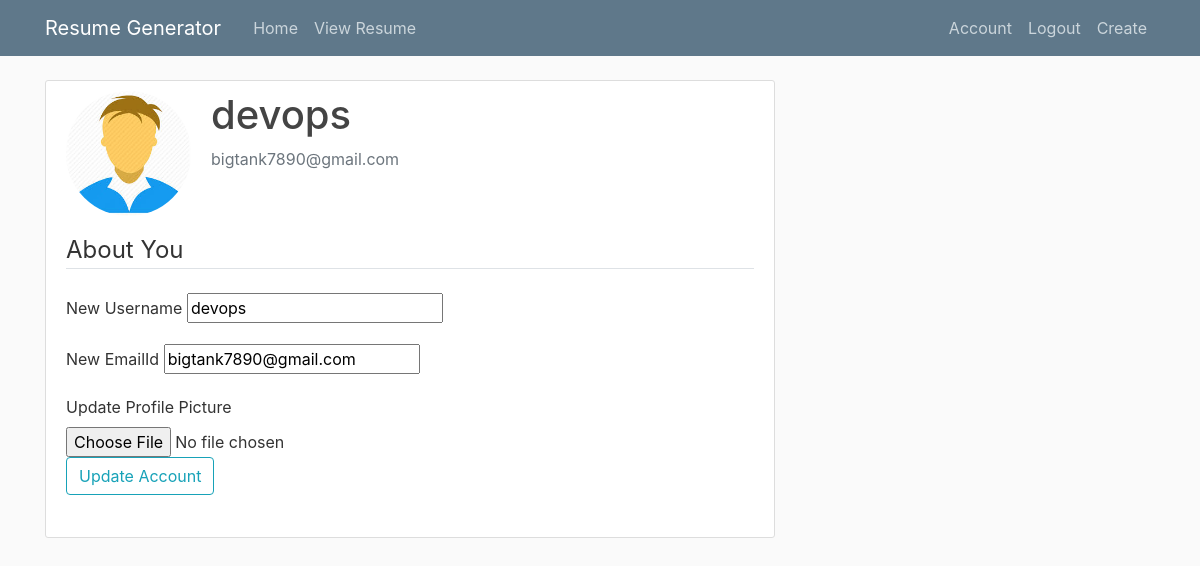
Page /accounts (signed in) on the earlier database version.
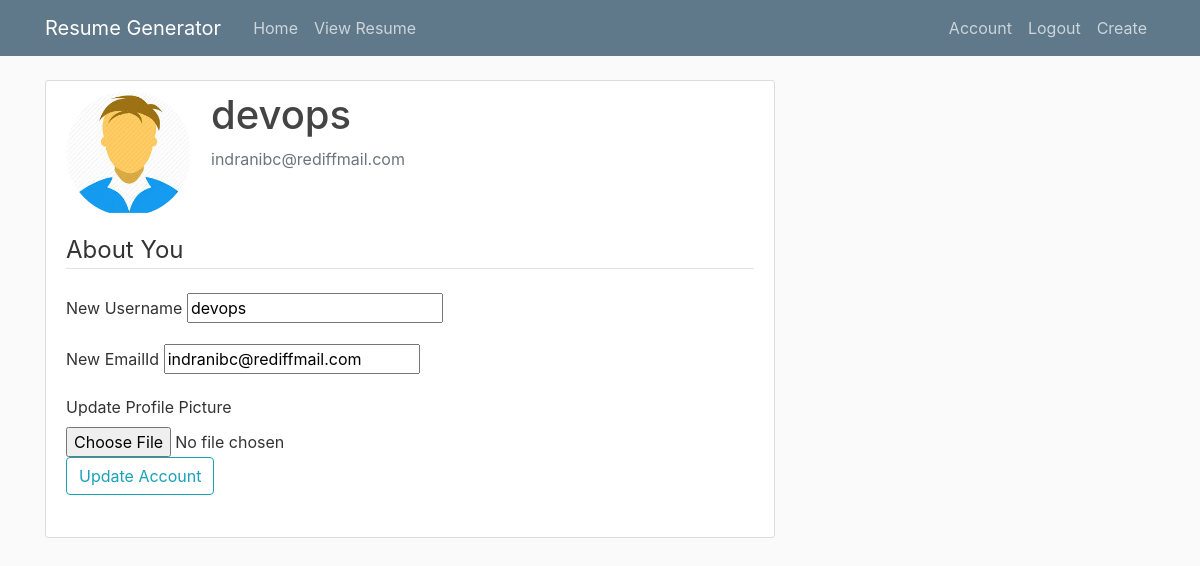
Same page on the later database version.
### resume/models.py (models this page shows, shortened)
class user(db.Model,UserMixin):
    id = db.Column(db.Integer, primary_key=True)
    username = db.Column(db.String(20),unique=True,nullable=False)
    email = db.Column(db.String(120),unique=True,nullable=False)
    image_file = db.Column(db.String(20),nullable=False,default='default.jpg')
    password =  db.Column(db.String(60),nullable=False)
    education = db.relationship('education',backref='edu',lazy=True)
    experience = db.relationship('experience',backref='exp',lazy=True)
    projects = db.relationship('projects',backref='pro',lazy=True)
    userdetails = db.relationship('userdetails',backref='details',lazy=True)
    skills = db.relationship('skills',backref='skill',lazy=True)
    achievements = db.relationship('achievements',backref='ach',lazy=True)

### resume/routes.py (the view)
@app.route("/accounts",methods=['GET','POST'])
@login_required          #checks if user logged in or not and then allows access
def accounts():
    form= account()
    if form.validate_on_submit():
        if form.picture.data:
            pic_file = save_picture(form.picture.data)
            current_user.picture = pic_file
        current_user.username = form.new_username.data
        current_user.email = form.new_email.data  # Update current user values
        db.session.commit()
        flash("Your Account has been updated","success")
        return redirect(url_for("accounts"))
    elif request.method == 'GET':
        form.new_username.data = current_user.username
        form.new_email.data = current_user.email
    image_file = url_for('static',filename='profiles/'+ current_user.image_file)
    return render_template("account.html",title="Account",image_file=image_file,form=form)

### resume/forms.py (shortened to what this page needs)
class account(FlaskForm):
    new_username = StringField("New Username",
        validators=[DataRequired(),Length(min=3,max=20)])
    new_email = StringField("New EmailId",
        validators=[Email(),DataRequired()])
    '''new_password = PasswordField("New Password",
        validators=[DataRequired(),Length(min=7,max=15)])
    confirm_new_password = PasswordField("Confirm New Password",
        validators=[DataRequired(),Length(min=7,max=15)])  '''
    picture = FileField("Update Profile Picture",validators=[FileAllowed(['jpg','png'])])
    submit = SubmitField('Update Account')

### resume/models.py (called while the page is built)
@login_manager.user_loader
def load_user(id):
    return user.query.get(int(id))

### resume/templates/account.html (shortened to what this page needs)
{% extends "layout.html" %}
{% block content %}
<div class="content-section">
       <div class="media">
         <img class="rounded-circle account-img" src="{{ image_file }}">
         <div class="media-body">
           <h2 class="account-heading"> {{ current_user.username }}</h2>
           <p class="text-secondary">{{ current_user.email }}</p>
         </div>
       </div>
              <form method="POST" action="" enctype="multipart/form-data">
                  <fieldset class="form-group">
                      <legend class="border-bottom mb-4">About You</legend>
       <div class="form-group">
              {{ form.new_username.label(class="form-control-label") }}
              {% if form.new_username.errors %}
                     {{ form.new_username(class="form-control form-control-lg is-invalid") }}
              <div class="invalid-feedback">
                     {% for error in form.new_username.errors %}
                     <span> {{ error }}</span>
                     {% endfor %}
              </div>
              {% else %}
                     {{ form.new_username(class="form-control-label") }}
              {% endif %}
            </div>
            <div class="form-group">
                     {{ form.new_email.label(class="form-control-label") }}
                     {% if form.new_email.errors %}
                            {{ form.new_email(class="form-control form-control-lg is-invalid") }}
                     <div class="invalid-feedback">
                            {% for error in form.new_email.errors %}
                            <span> {{ error }} </span>
                     {%  endfor %}
                     </div>
                     {% else %}
                            {{ form.new_email(class="form-control-label") }}
                     {% endif %}
            </div>
            <div>
                   {{ form.picture.label() }}
                   {{ form.picture(class="form-control-file") }}
            </div>
            <div class="form-group">
              {{ form.submit(class="btn btn-outline-info") }}
          </div>
</form>
</div>
{% endblock content %}

Differences in the rows shown:
changed user "devops": email "bigtank7890@gmail.com" → "indranibc@rediffmail.com"
Other differences:
form field new_email: "bigtank7890@gmail.com" → "indranibc@rediffmail.com"
